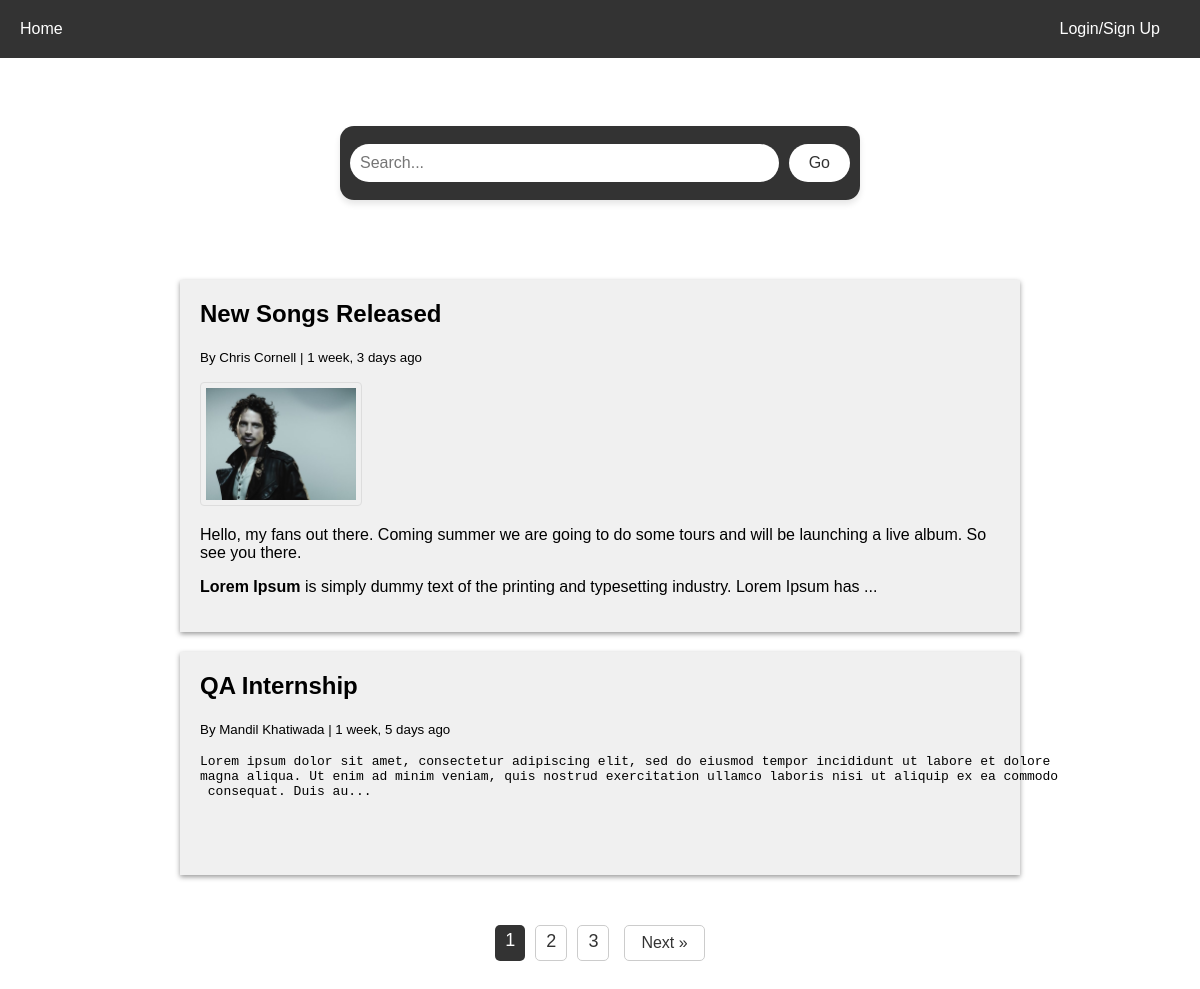
The page / on the database its author committed.
### blogs/models.py (models this page shows, shortened)
class Post(models.Model):
    title = models.CharField(max_length=255)
    author  = models.ForeignKey(User, on_delete=models.CASCADE)
    featured_image = models.ImageField(null=True,blank=True)
    body = RichTextField(blank=True,null=True)
    created = models.DateTimeField(auto_now_add=True)
    id = models.UUIDField(default=uuid.uuid4,unique=True,primary_key=True,editable=False)
    class Meta:
        ordering = ['-created']

### blogs/views.py (the view)
# urls.py: 2. Add a URL to urlpatterns:  path('', views.home, name='home')
def home(request):
    search_query = ''
    if request.GET.get('search_query'):
        search_query = request.GET.get('search_query')
    posts = Post.objects.filter(
        Q(title__icontains=search_query) | Q(body__icontains=search_query)
    )
    page = request.GET.get('page')
    results = 2
    paginator = Paginator(posts,results)
    try:
        posts = paginator.page(page)
    except PageNotAnInteger:
        page = 1
        posts = paginator.page(page)
    except EmptyPage:
        page = paginator.num_pages
        posts = paginator.page(page)
    context={'posts':posts,'search_query':search_query,'paginator':paginator}
    return render(request,'blogs/home.html',context)

### blogs/templates/blogs/home.html (shortened to what this page needs)
{% extends 'base.html' %}
{% load static %}
{% block content %}
    <form  id="searchForm" class="search-container" action="{% url 'home' %}" method="get">
        <input type="text" value="{{search_query}}" name="search_query" placeholder="Search...">
        <button type="submit">Go</button>
    </form>
<section>
{% for post in posts %}
<a href="{% url 'detail-article' post.id %}">
<article class="blogs">
    <h2><a href="{% url 'detail-article' post.id %}">{{ post.title }}</a></h2>
    <small>By {{ post.author.first_name }} {{ post.author.last_name }} | {{ post.created|timesince }} ago
    </small>
    {% if post.featured_image %}
    <p class="posts-image"><img class="images" src="{{ post.featured_image.url }}" alt="Blog post image"></p>
    {% endif %}
    <p>{{ post.body|slice:'0:250'|safe }}...</p>
</article>
</a>
{% endfor %}
</section>
{% include 'pagination.html' %}
{% endblock content %}

### static/styles/main.css (style rules this page uses)
body { font-family: Arial, sans-serif; margin: 0; padding: 0; }
.search-container { display: flex; justify-content: center; align-items: center; margin: 50px auto; max-width: 500px; background-color: #333; border-radius: 14px; padding: 10px; box-shadow: 0 4px 6px rgba(0,0,0,0.1); }
.search-container input[type="text"] { flex: 1; border: none; font-size: 16px; padding: 10px; background-color: #fff; color: #333; outline: none; border-radius: 20px; }
.search-container button[type="submit"] { background-color: #fff; height:38px; color: #333; border: none; padding: 10px 20px; border-radius: 20px; margin: auto; margin-left: 10px; cursor: pointer; font-size: 16px; }
section { display: flex; flex-direction: column; align-items: center; justify-content: space-around; padding: 20px; }
.blogs { flex: 1; margin: 10px; max-width: 800px; width: 100%; padding: 20px; background-color: #f0f0f0; box-shadow: 0px 2px 5px #999; }
h2 { margin-top: 0; }
h2>a { text-decoration: none; color: black; }
button { background-color: #333; color: #fff; height: 31px; border-radius: 2px; }
a { text-decoration: none; color: rgb(59, 59, 188); }
.images { border: 1px solid #ddd; border-radius: 4px; padding: 5px; width: 150px; }
input[type=text], input[type=email], input[type=password] { width: 100%; padding: 12px; border: 1px solid #ccc; border-radius: 4px; margin: 8px 0; box-sizing: border-box; }

### rows shown on the page
Post: title "New Songs Released", author.first_name "Chris", author.last_name "Cornell", created "1 week, 3 days", featured_image (picture), body "Hello, my fans out there. Coming summer we are going to do some tours and will be launching a live album. So see you there. Lorem Ipsum is simply dummy text of the printing and typesetting industry. Lorem Ipsum has"
Post: title "QA Internship", author.first_name "Mandil", author.last_name "Khatiwada", created "1 week, 5 days", body "Lorem ipsum dolor sit amet, consectetur adipiscing elit, sed do eiusmod tempor incididunt ut labore et dolore magna aliqua. Ut enim ad minim veniam, quis nostrud exercitation ullamco laboris nisi ut aliquip ex ea commodo consequat. Duis au"

### other values the page prints
{{ page }} "1"
{{ page }} "2" "3"
